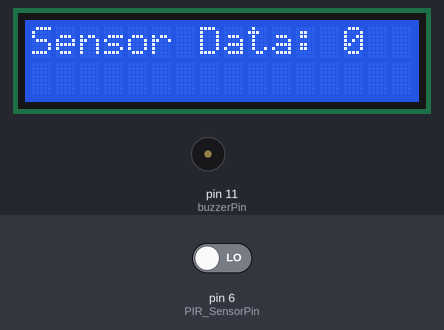
This sketch was run on a simulated Arduino Uno, built with avr-gcc and run on an emulated ATmega328P. Parts: 16×2 character LCD, buzzer (waves = sounding, pin HIGH). The test bench sets the inputs (shaded band); at power-on: pin 6 (PIR_SensorPin) LOW. What the sketch prints to the serial monitor is not drawn.

Above: at 3.2 s.
3.3 s: pin 6 (PIR_SensorPin) driven HIGH
At 4.3 s:
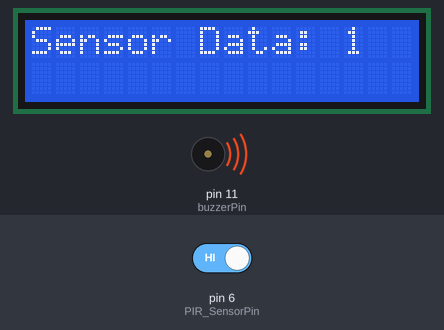
4.8 s: pin 6 (PIR_SensorPin) driven LOW
At 6.2 s:
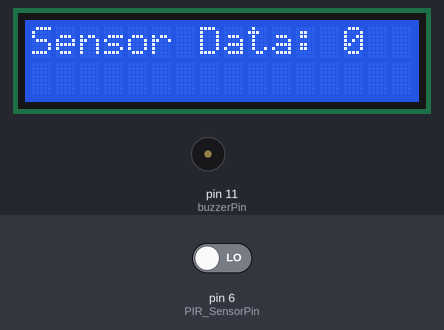
Timing chart, 0 to 7.8 s (numbered marks = the images above; inputs shaded):
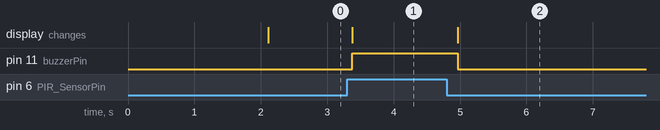

Measured:
- after the input at 3.3 s, pin 11 (buzzerPin): LOW → HIGH after 0.08 s; the display: changes after 0.08 s (image 1)
- after the input at 4.8 s, pin 11 (buzzerPin): HIGH → LOW after 0.16 s; the display: changes after 0.16 s (image 2)

The sketch:

PIRsensor_LCD_Trainer.ino
```cpp
/*
* Author: Dean Etim
* Last Modified: 03 / May / 2025

* This is a simple program to illustrate how a PIR sensor works.
* The LCD screen is used to display the sensor data received, and the buzzer is used to
* make an alert when there is a change in state in the sensor data.

* CONNECTIONS:
* Hardware component          ARDUINO UNO
* Buzzer                      pin 11
* PIR sensor                  pin 6
*/

#include <LiquidCrystal_I2C.h >
#include <Wire.h>

// Create an instance of the class
LiquidCrystal_I2C myScreen(0x27, 16, 2);

// Sensor parameters
#define PIR_SensorPin 6
bool sensorData = false;

// buzzer
const int buzzerPin = 11;

void setup() {
  Serial.begin(115200);
  myScreen.init();
  myScreen.backlight();

  // set the pinMode for the sensor and buzzer
  pinMode(PIR_SensorPin, INPUT);
  pinMode(buzzerPin, OUTPUT);

  myScreen.setCursor(0, 0);
  myScreen.print("PIR Sensor Test");
  myScreen.setCursor(0, 1);
  myScreen.print("Initializing...");
  delay(2000);
}

void loop() {
  sensorData = digitalRead(PIR_SensorPin);
  myScreen.clear();
  myScreen.setCursor(0, 0);
  myScreen.print("Sensor Data: ");
  myScreen.print(sensorData);

  if (sensorData == true) {
    digitalWrite(buzzerPin, HIGH);
    Serial.println("Motion Detected");
    delay(100);
  }

  else {
    digitalWrite(buzzerPin, LOW);
    Serial.println("No Motion Detected");
    delay(100);
  }
  delay(200);
}
```
